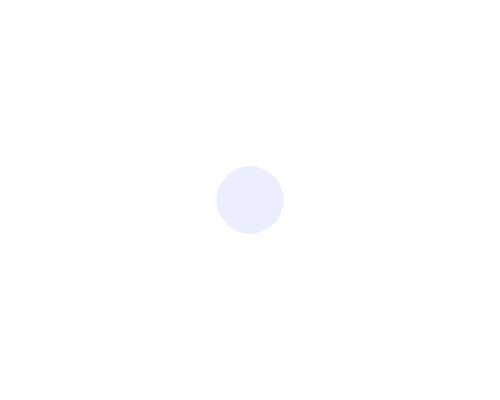
Frame 1 (no input)
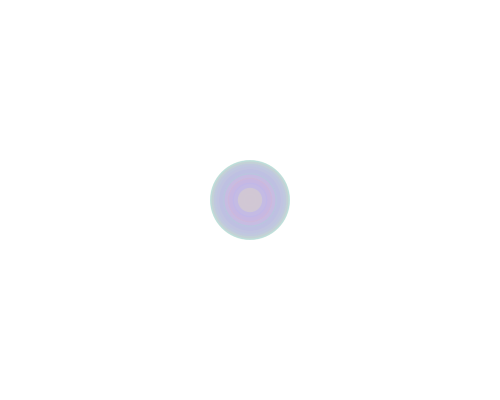
Frame 60 (the mouse pressed at the canvas centre just before this capture)
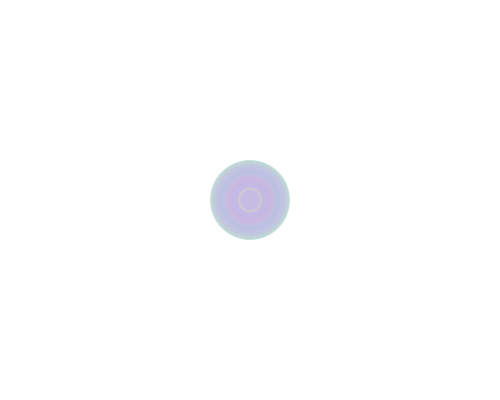
Frame 120 (the mouse held since frame 60 and released just before this capture)

The Processing sketch that drew these frames (run headless with seeded random() and noise(); from frame 60 on, the mouse is pressed at the canvas centre):

// Processing sketch: processing_106299
// ── processing_106299.pde

int counter;

void setup() {  //setup function called initially, only once
  size(500, 400);
  background(255);  //set background white
  colorMode(HSB);   //set colors to Hue, Saturation, Brightness mode
  counter = 0;
}

void draw() {  //draw function loops 
  counter++;
  noStroke();
  fill(random(255),100,255,50);
  
  if(mousePressed == true) { //add some interaction
    ellipse(mouseX, mouseY, 20, 20);
  }
  else {
    ellipse(width/2, height/2, 80*sin(counter), 80*sin(counter));
  }
}
